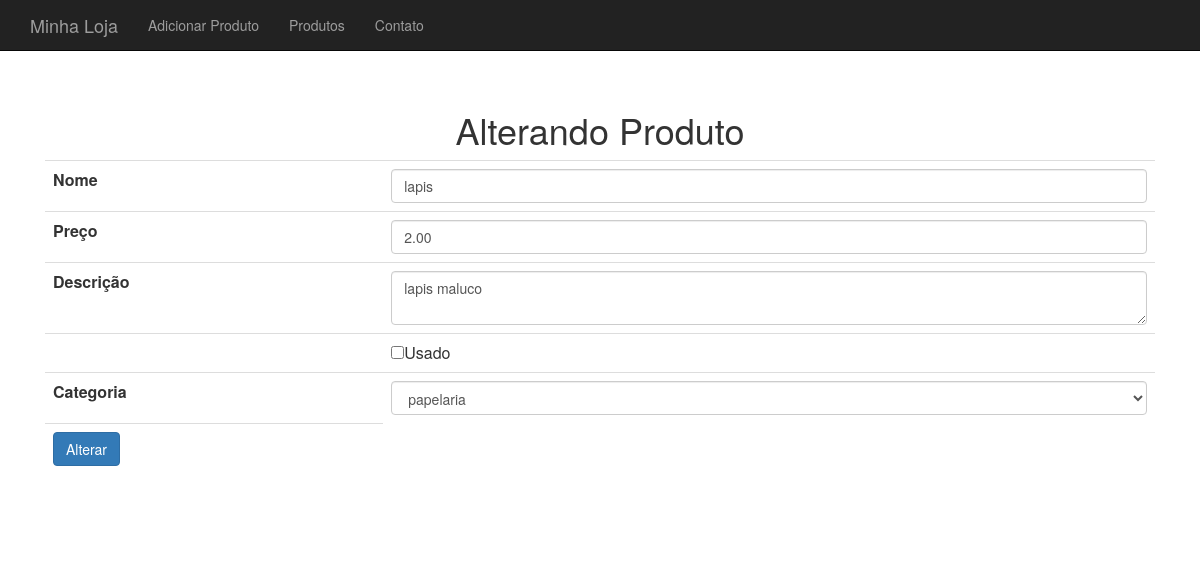
The app's page /produto-altera-formulario.php?id=11, older data.
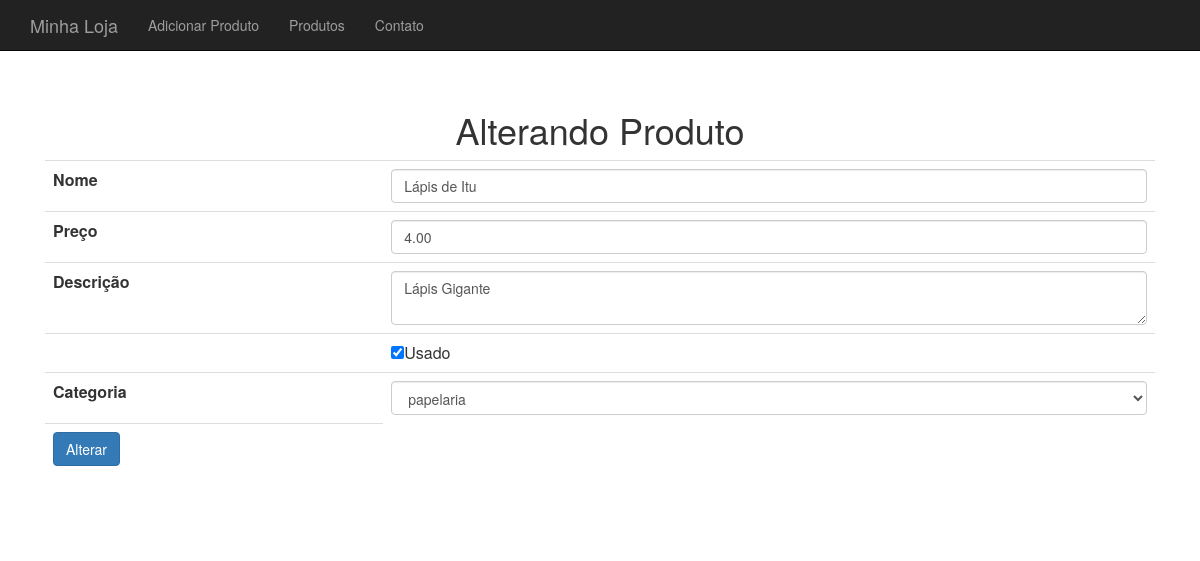
The same page, newer data.
### tables this page shows
CREATE TABLE `produtos` (
  `id` int(11) NOT NULL,
  `nome` varchar(255) DEFAULT NULL,
  `preco` decimal(10,2) DEFAULT NULL,
  `descricao` text,
  `categoria_id` int(11) DEFAULT NULL,
  `usado` tinyint(1) DEFAULT '0'
);

### banco-produto.php (called while the page is built, shortened)
<?php
    function buscaProduto($conexao,$id){
        $query = "select * from produtos where id = {$id}";
        $resultado = mysqli_query($conexao,$query);
        $produto_buscado = mysqli_fetch_assoc($resultado);
        $categoria = new Categoria();
        $categoria->setId($produto_buscado['categoria_id']);
            $nome = $produto_buscado['nome'];
            $preco = $produto_buscado['preco'];
            $descricao = $produto_buscado['descricao'];
            $usado = $produto_buscado['usado'];
            $produto = new Produto($nome,$preco,$descricao,$categoria,$usado);
            $produto->setId($produto_buscado['id']);
        return $produto;
    }
?>

### class/Categoria.php (called while the page is built)
<?php
    class Categoria {
        private $id;
        private $nome;
        public function getId()
        {
                return $this->id;
        }
        public function setId($id)
        {
                $this->id = $id;
                return $this;
        }
        public function getNome()
        {
                return $this->nome;
        }
        public function setNome($nome)
        {
                $this->nome = $nome;
                return $this;
        }
    }
?>

### class/Produto.php (called while the page is built, shortened)
<?php
    class Produto {
        private $nome;
        private $preco;
        private $descricao;
        private $categoria;
        private $usado;
        function __construct($nome,$preco,$descricao,Categoria $categoria,$usado){
                $this->nome = $nome;
                $this->preco = $preco;
                $this->descricao = $descricao;
                $this->categoria = $categoria;
                $this->usado = $usado;
        }
        public function setId($id)
        {
                return $this;
        }
        public function getNome()
        {
                return $this->nome;
        }
        public function getPreco()
        {
                return $this->preco;
        }
        public function getDescricao()
        {
                return $this->descricao;
        }
        public function getCategoria()
        {
                return $this->categoria;
        }
        public function isUsado()
        {
                return $this->usado;
        }
    }
    ?>

### banco-categoria.php (called while the page is built, shortened)
<?php
    require_once("class/Categoria.php");
function listarCategorias($conexao){
    $categorias = array();
    $query = "select * from categorias";
    $resultado = mysqli_query($conexao,$query);
    while($categoria_array = mysqli_fetch_assoc($resultado)){
        $categoria = new Categoria();
        $categoria->setId($categoria_array['id']);
        $categoria->setNome($categoria_array['nome']);
        array_push($categorias,$categoria);
    }
    return $categorias;
}
?>

### produto-formulario-base.php (the view)
<tr>
<td><label for="nome">Nome</label></td>
<td><input type="text" name="nome" value="<?=$produto->getNome()?>" class="form-control"/></td>
</tr>
<tr>
<td><label for="preco">Preço</label></td>
<td><input type="number" name="preco" value="<?=$produto->getPreco()?>" class="form-control"/></td>
</tr>
<tr>
<td><label for="descricao">Descrição</label></td>
<td><textarea name="descricao" class="form-control"><?=$produto->getDescricao()?></textarea></td>
</tr>
   <?php
   $usado = $produto->isUsado() ? "checked='checked'" : "";
   ?>
<tr>
<td><label for="usado"></label></td>
<td><input type="checkbox" name="usado" <?=$usado?> value="true">Usado</td>
</tr>
<tr>
<td><label for="categoria_id">Categoria</label></td>
<td>
<select name="categoria_id" class="form-control">
    <?php foreach($categorias as $categoria) :
    $essaEhCategoria = $produto->getCategoria()->getId() == $categoria->getId();
    $selecao = $essaEhCategoria ? "selected='selected'" : "";
    ?>
<option value="<?=$categoria->getId();?>" <?=$selecao?>> <?=$categoria->getNome()?></option>
    <?php endforeach;?>
</select>
</td>
</tr>

### cabecalho.php (shortened to what this page needs)
<html>
<head>
    <link rel="stylesheet" href="css/bootstrap.css"/>
    <link rel="stylesheet" href="css/store.css"/>
</head>
<body>
    <div class="navbar navbar-inverse navbar-fixed-top">
        <div class="container">
            <div class="navbar-header">
                <a href="index.php" class="navbar-brand">Minha Loja</a>
            </div>
            <div>
                <ul class="nav navbar-nav">
                    <li><a href="produto-formulario.php">Adicionar Produto</a></li>
                    <li><a href="listar-produtos.php">Produtos</a></li>
                    <li><a href="contato.php">Contato</a></li>
                </ul>
            </div>
        </div>
    </div>
    <div class="container">
        <div class="principal">

### produto-altera-formulario.php (shortened to what this page needs)
<?php   require_once("cabecalho.php");
        require_once("banco-categoria.php");
        require_once("banco-produto.php");
        require_once("class/Categoria.php");
        require_once("class/Produto.php");
        $id = $_GET['id'];
        $produto = buscaProduto($conexao,$id);
        $categorias = listarCategorias($conexao);
        ?>
    <h1>Alterando Produto</h1>
        <form action="altera-produto.php" method = "post">
            <table class="table">
                <tbody>
                        <?php include("produto-formulario-base.php");?>
                    <tr>
                    <td><input type="submit" value="Alterar" class="btn btn-primary"/></td>
                    </tr>
                </tbody>
            </table>
        </form>
    <?php include("rodape.php")?>

### rodape.php
    </div>
</div>
</body>
</html>

### css/store.css (style rules this page uses)
body { padding-top: 50px; }
.principal { padding: 40px 15px; text-align: center; }

Row changes from the older to the newer data that the page shows:
changed produtos: nome "lapis" → "Lápis de Itu"; preco "2.00" → "4.00"; descricao "lapis maluco" → "Lápis Gigante"
Text that changed along with them:
form field usado: "☐" → "☑"
